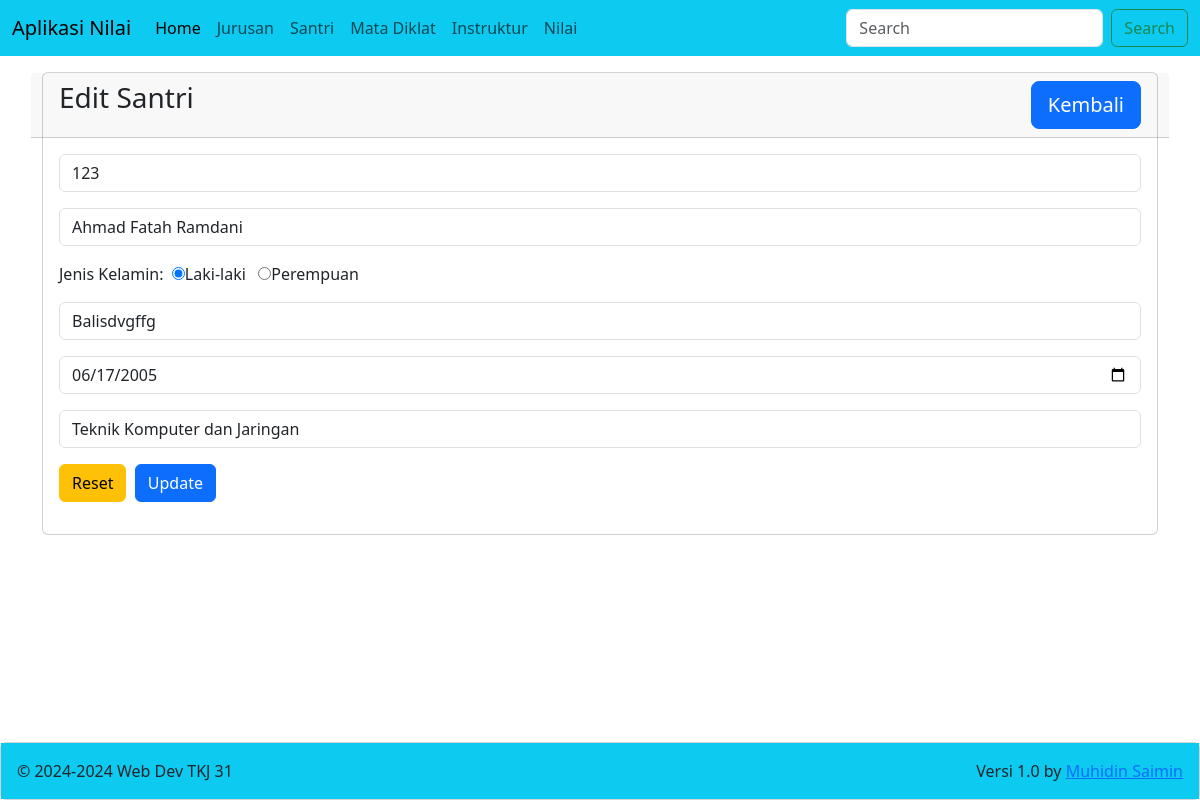
Page /?m=santri&s=edit&id=1 on the committed database.
### tables this page shows
CREATE TABLE `students` (
  `id` int(11) NOT NULL,
  `nis` varchar(10) NOT NULL,
  `name` varchar(100) DEFAULT NULL,
  `gender` varchar(10) DEFAULT NULL,
  `pob` varchar(75) DEFAULT NULL,
  `dob` date DEFAULT NULL,
  `major_id` int(11) NOT NULL
);

CREATE TABLE `majors` (
  `id` int(11) NOT NULL,
  `name` varchar(75) DEFAULT NULL,
  `capacity` int(11) DEFAULT NULL,
  `fill` int(11) DEFAULT NULL
);

### santri/edit.php (the view, shortened to what this page needs)
<div class="row">
    <div class="col-12">
        <div class="card">
            <div class="card-header row">
                <div class="card-title h3 col-8">Edit Santri</div>
                <div class="col-4">
                    <a href="?m=santri&s=view" class="btn btn-lg btn-primary float-end">Kembali</a>
                </div>
            </div>
            <?php
            include_once('config.php');
            $id = $_GET['id'];
            $sql = "SELECT * FROM students WHERE id='$id'";
            $query = mysqli_query($con, $sql);
            $r = mysqli_fetch_array($query);
            ?>
            <div class="card-body">
                <form action="?m=santri&s=update" method="post">
                    <div class="mb-3">
                        <input type="text" name="nis" value="<?=$r['nis']?>" class="form-control" placeholder="Nomor Induk Santri" required autofocus>
                    </div>
                    <div class="mb-3">
                        <input type="text" name="name" value="<?=$r['name']?>" class="form-control" placeholder="Nama Santri" required>
                    </div>
                    <div class="mb-3">
                        <label for="">Jenis Kelamin:</label>&nbsp;
                        <input type="radio" name="gender" value="Laki-laki" <?= $r['gender']=='Laki-laki' ? 'checked' : '' ?>>Laki-laki &nbsp;
                        <input type="radio" name="gender" value="Perempuan" <?= $r['gender']=='Perempuan' ? 'checked' : '' ?>>Perempuan
                    </div>
                    <div class="mb-3">
                        <input type="text" name="pob" value="<?=$r['pob']?>" class="form-control" placeholder="Tempat Lahir">
                    </div>
                    <div class="mb-3">
                        <input type="date" name="dob" value="<?=$r['dob']?>" class="form-control" placeholder="Tanggal Lahir">
                    </div>
                    <div class="mb-3">
                        <select name="major_id" class="form-control" required>
                            <?php
                            $sql2 = "SELECT id, name FROM majors";
                            $query2 = mysqli_query($con, $sql2);
                            while ($r2 = mysqli_fetch_array($query2)) {
                                ?>
                                <option value="<?=$r2['id']?>" <?=$r2['id']==$r['major_id']?'selected':''?> ><?=$r2['name']?></option>
                            <?php } ?>
                        </select>
                    </div>
                    <div class="mb-3">
                        <input type="reset" class="btn btn-warning">&nbsp;
                        <input type="submit" name="update" value="Update" class="btn btn-primary">
                    </div>
                </form>
            </div>
        </div>
    </div>
</div>

### rows in the picture
students: nis "123", name "Ahmad Fatah Ramdani", gender "☑", pob "Balisdvgffg", dob "06/17/2005", major_id "Teknik Komputer dan Jaringan"
